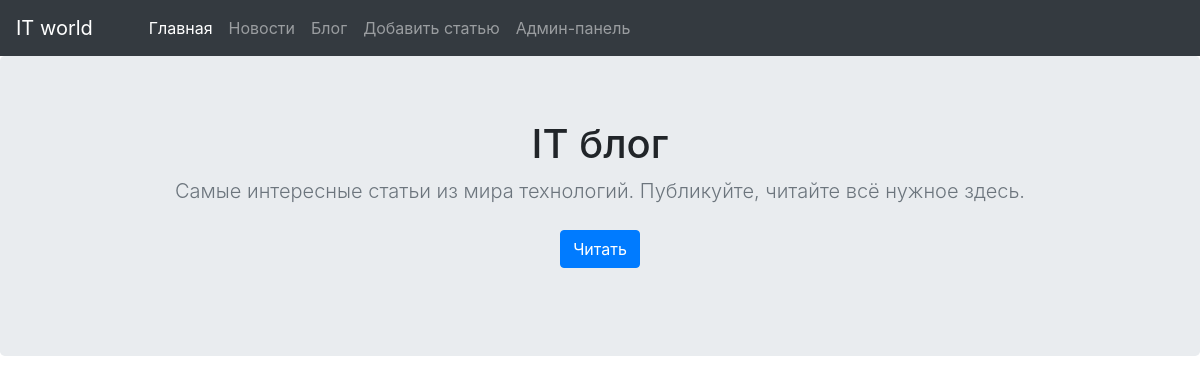
Before: /blog with the older database file.
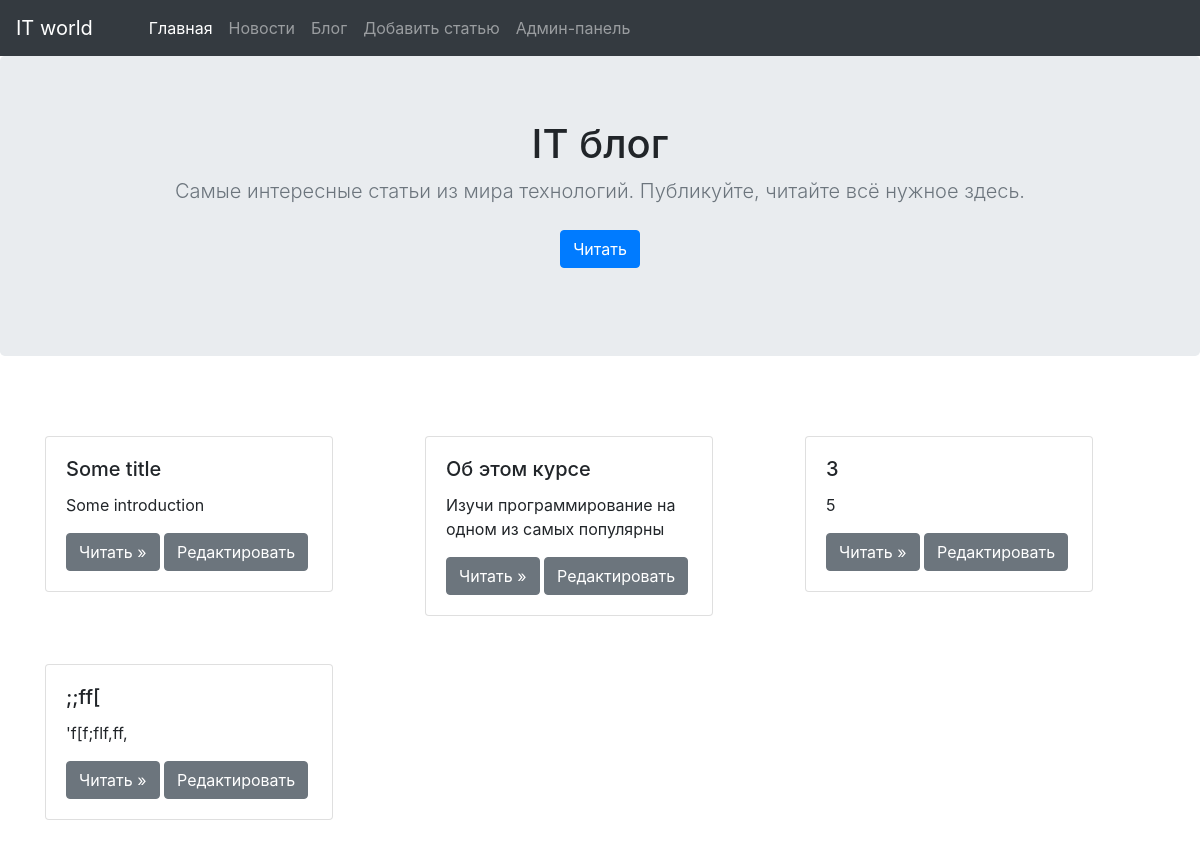
After: the same page with the newer database file.
### app.py (models this page shows)
class Article(db.Model):
    id = db.Column(db.Integer, primary_key = True)
    category_id = db.Column(db.Integer, db.ForeignKey("category.id"))
    title = db.Column(db.String(50), nullable = False, unique = True)
    introduction = db.Column(db.String(100), nullable = False)
    text = db.Column(db.Text(), nullable = False)
    pub_date = db.Column(db.DateTime, default = datetime.utcnow)

### app.py (the view)
@app.route("/blog")
def blog():
    category = Category.query.filter_by(name="Blog").first()
    articles = Article.query.filter_by(category_id=category.id)
    return render_template("blog.html", articles=articles)

### templates/blog.html (shortened to what this page needs)
{% extends "base.html" %}
{% block content %}
    <main class="main">
        <section class="jumbotron text-center">
            <div class="container">
            <h1 class="jumbotron-heading">IT блог</h1>
            <p class="lead text-muted">
                Самые интересные статьи из мира технологий.
                Публикуйте, читайте всё нужное здесь.
            </p>
                <p id="menu">
                    <a href="#anchor" class="btn btn-primary my-2">Читать</a>
                </p>
            </div>
        </section>
        <div class="album py-5">
            <div class="container">
                {% if articles %}
                    <div class="row" id="anchor">
                        {% for article in articles %}
                            <div class="col mb-5">
                                <div class="card" style="width: 18rem;">
                                    <div class="card-body">
                                        <h5 class="card-title">{{ article.title }}</h5>
                                        <p class="card-text">{{ article.introduction[:50].strip() }}</p>
                                        <a class="btn btn-secondary"
                                            href="{{ url_for('detailed_post', article_id=article.id ) }}"
                                            role="button">Читать » </a>
                                        <a href="{{ url_for('edit_post', article_id=article.id, previous='blog') }}"
                                            class="btn btn-secondary">Редактировать</a>
                                    </div>
                                </div>
                            </div>
                        {% endfor %}
                    </div>
                {% else %}
                    <h2>Статей на сайте нет!</h2>
                {% endif %}
        </div>
    </main>
    {% endblock %}

### templates/base.html (shortened to what this page needs)
<!DOCTYPE html>
<html lang="en">
<head>
    <link rel="stylesheet"
          href="https://maxcdn.bootstrapcdn.com/bootstrap/4.0.0/css/bootstrap.min.css"
>
</head>
<body>
    <nav class="navbar navbar-expand-lg navbar-dark bg-dark">
        <a class="navbar-brand mr-5" href="#">IT world</a>
        <div class="collapse navbar-collapse" id="navbarSupportedContent">
            <ul class="navbar-nav mr-auto">
                <li class="nav-item active">
                    <a class="nav-link" href="{{ url_for('main') }}">Главная</a>
                </li>
                <li class="nav-item">
                    <a class="nav-link" href="{{ url_for('news') }}">Новости</a>
                </li>
                <li class="nav-item">
                    <a class="nav-link" href="{{ url_for('blog') }}">Блог</a>
                </li>
                <li class="nav-item">
                    <a class="nav-link" href="{{ url_for('new_post') }}"> Добавить статью</a>
                </li>
                <li class="nav-item">
                    <a class="nav-link" href="{{ url_for('admin.index') }}">Админ-панель</a>
                </li>
            </ul>
        </div>
    </nav>
    {% block content %}
    {% endblock %}
</body>
</html>

Changed rows visible on the page:
added Article: title "Some title", introduction "Some introduction"
added Article: title "Об этом курсе", introduction "Изучи программирование на одном из самых популярны"
added Article: title "3", introduction "5"
added Article: title ";;ff[", introduction "'f[f;flf,ff,"
